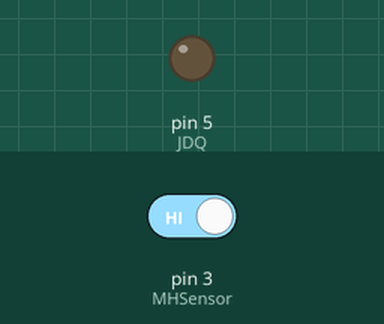
Recording of a sketch running on a simulated Arduino Uno, built with avr-gcc and run on an emulated ATmega328P. Parts: output pins drawn as LEDs (lit = HIGH). The test bench sets the inputs (shaded band); at power-on: pin 3 (MHSensor) HIGH.

Above: at 4.8 s.
4.9 s: pin 3 (MHSensor) driven LOW
At 8.8 s:
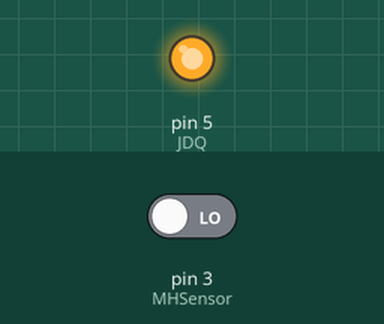
Timing chart, 0 to 16.9 s (numbered marks = the images above; inputs shaded):
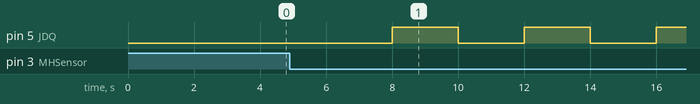

Measured:
- after the input at 4.9 s, pin 5 (JDQ): alternates HIGH for 2.0 s and LOW for 2.0 s, starting after 3.1 s

The sketch:

senor.ino
```cpp
const int MHSensor = 3;
const int JDQ = 5;
int data = 0, ensure = 0;

void setup() {
  // put your setup code here, to run once:
  pinMode(MHSensor, INPUT);
  pinMode(JDQ, OUTPUT);
}

void loop() {
  // put your main code here, to run repeatedly:
  data = digitalRead(MHSensor);
  if(data == 0) {
    digitalWrite(JDQ, LOW);
    ensure = 1;
    delay(2000);
    digitalWrite(JDQ, HIGH);
  } else {
    if (ensure == 1) {
      delay(2000);
      digitalWrite(JDQ, LOW);
      ensure = 0;
      digitalWrite(JDQ, LOW);
    }
  }
  delay(2000);
}
```
